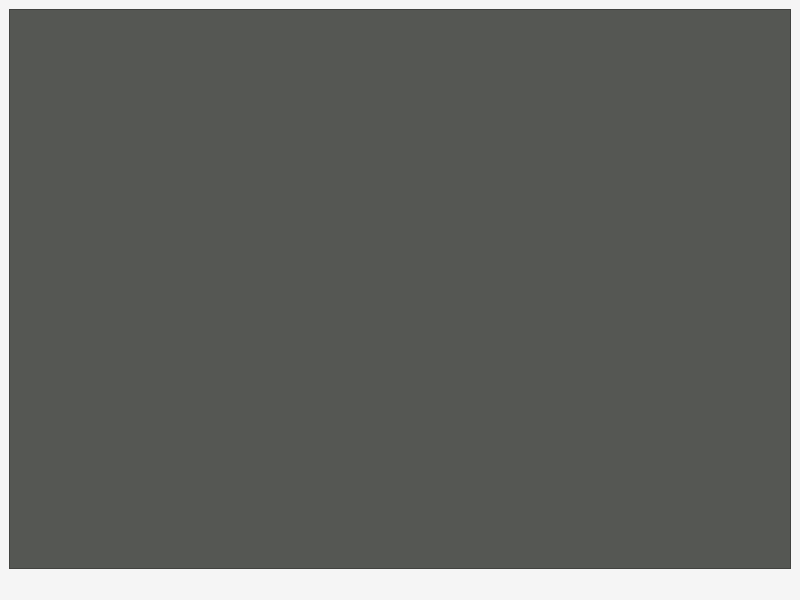
<?xml version="1.0" encoding="UTF-8"?>
<ui version="4.0">
 <class>MainWindow</class>
 <widget class="QMainWindow" name="MainWindow">
  <property name="geometry">
   <rect>
    <x>0</x>
    <y>0</y>
    <width>800</width>
    <height>600</height>
   </rect>
  </property>
  <property name="windowTitle">
   <string>MainWindow</string>
  </property>
  <property name="styleSheet">
   <string notr="true">background-color: #f5f5f5;</string>
  </property>
  <widget class="QWidget" name="centralwidget">
   <layout class="QVBoxLayout" name="verticalLayout">
    <item>
     <widget class="QGraphicsView" name="graphicsView">
      <property name="styleSheet">
       <string notr="true">background-color: rgb(85, 87, 83);</string>
      </property>
     </widget>
    </item>
   </layout>
  </widget>
  <widget class="QMenuBar" name="menubar">
   <property name="geometry">
    <rect>
     <x>0</x>
     <y>0</y>
     <width>800</width>
     <height>20</height>
    </rect>
   </property>
  </widget>
  <widget class="QStatusBar" name="statusbar"/>
 </widget>
 <resources/>
 <connections/>
</ui>
